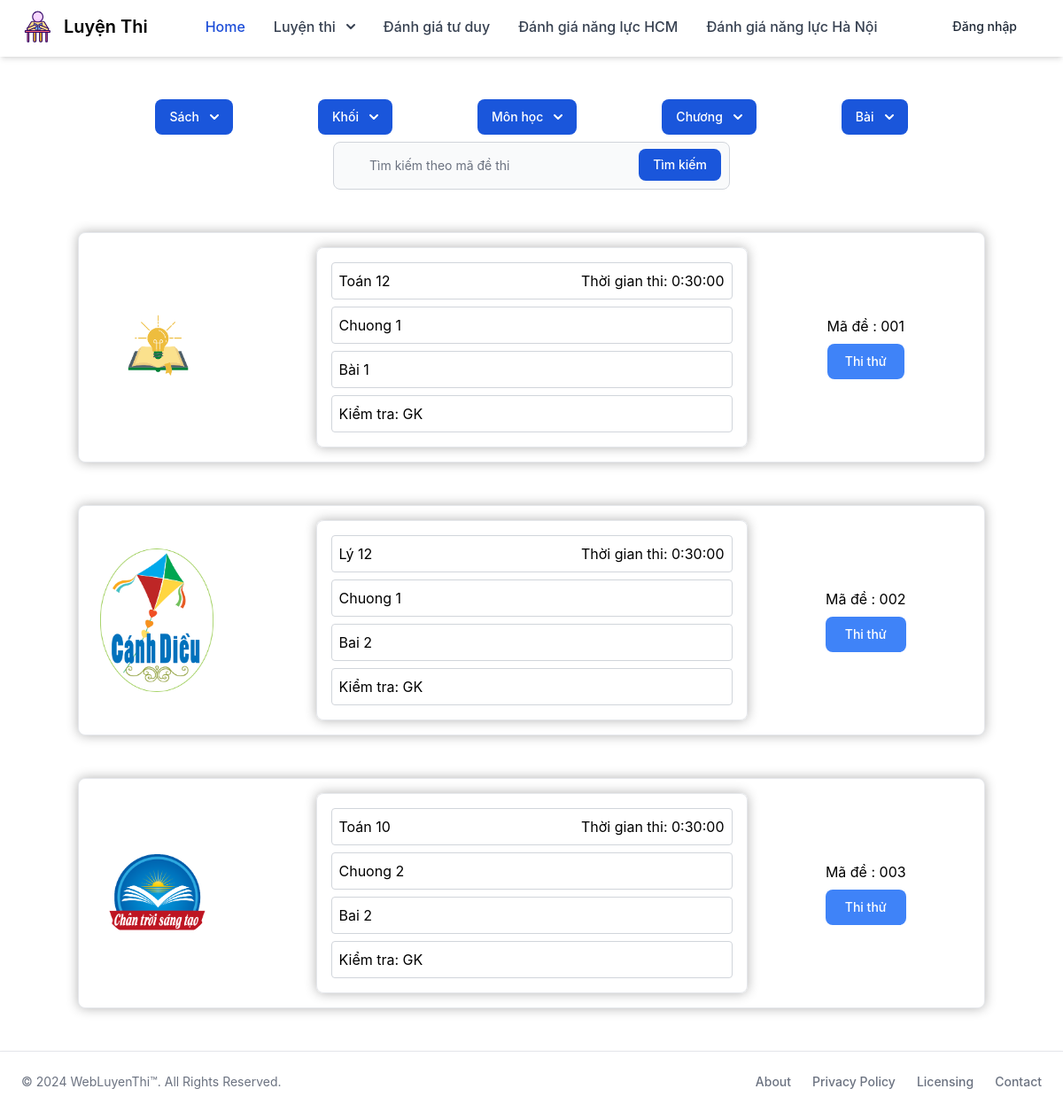
Page /luyenthi/ on the committed database.
### LuyenTap/models.py (models this page shows, shortened)
class DeThi(models.Model):
    DE_KIEM_TRA_HOC_KI = 'HK'
    DE_KIEM_TRA_GIUA_KI = 'GK'
    KHAO_SAT_CHAT_LUONG_DAU_NAM = 'KSCL'
    KIEM_TRA_15P = 'KT15P'
    KIEM_TRA_1T = 'KT1T'
    LOAI_DE_CHOICES = [
        (DE_KIEM_TRA_HOC_KI, 'Đề kiểm tra học kì'),
        (DE_KIEM_TRA_GIUA_KI, 'Đề kiểm tra giữa kì'),
        (KHAO_SAT_CHAT_LUONG_DAU_NAM, 'Đề khảo sát chất lượng đầu năm'),
        (KIEM_TRA_15P, 'Đề kiểm tra 15 phút'),
        (KIEM_TRA_1T, 'Đề kiểm tra 1 tiết'),
    ]
    ten_de_thi = models.CharField(max_length=255, null=False, blank=False)
    mon_thi = models.ForeignKey(MonHoc, on_delete=models.CASCADE)
    loai_de = models.CharField(max_length=50, choices=LOAI_DE_CHOICES, default=DE_KIEM_TRA_GIUA_KI)
    sach = models.ForeignKey(Sach, null=True, on_delete=models.CASCADE)
    khoi = models.ForeignKey(Khoi, on_delete=models.CASCADE, null=True)
    chuyen_de = models.ForeignKey(ChuyenDe, on_delete=models.CASCADE, null=True)
    lyThuyet = models.ForeignKey(LyThuyet, on_delete=models.CASCADE, null=True, blank=True)
    trang_thai = models.BooleanField(default=False)
    ma_de = models.CharField(max_length=50, unique=True, default=timezone.now)
    thoi_gian_thi = models.DurationField(default=timedelta(minutes=30))

### MonHoc/models.py (models this page shows)
class Sach(models.Model):
    ten_bo_sach = models.CharField(max_length=255, null=False, blank=False)
    ten_nxb = models.CharField(max_length=255, null=False, blank=False)
    mo_ta = models.TextField(default='')
    anh = models.ImageField(upload_to='anh_images/', null=True)
    def book_photo(self):
        if self.anh:
            return mark_safe('<img src="{}" width="100" />'.format(self.anh.url))
        return ''
    book_photo.short_description = 'Image'
    book_photo.allow_tags = True
    def __str__(self):
        return self.ten_bo_sach

class MonHoc(models.Model):
    ten_mon = models.CharField(max_length=255, null=False, blank=False)
    mo_ta = models.TextField(default='')
    def __str__(self):
        return self.ten_mon

class Khoi(models.Model):
    ten_khoi = models.CharField(max_length=255, null=False, blank=False)
    def __str__(self):
        return self.ten_khoi

class ChuyenDe(models.Model):
    ten_chuyen_de = models.CharField(max_length=255, null=False, blank=False)
    mo_ta = models.TextField(default='')
    khoi = models.ForeignKey(Khoi, on_delete=models.CASCADE)
    monHoc = models.ForeignKey(MonHoc, on_delete=models.CASCADE)
    def __str__(self):
        return self.ten_chuyen_de

### NoiDung/models.py (models this page shows)
class LyThuyet(models.Model):
    tieu_de = models.CharField(max_length=255, null=False, blank=False)
    noi_dung = models.TextField(default='')
    chuyenDe = models.ForeignKey(ChuyenDe, on_delete=models.CASCADE)
    anh = models.ImageField(upload_to='lythuyet_images/', null=True, blank=True)
    def lt_photo(self):
        if self.anh:
            return mark_safe('<img src="{}" width="100" />'.format(self.anh.url))
        return ''
    lt_photo.short_description = 'Image'
    lt_photo.allow_tags = True
    def __str__(self):
        return self.tieu_de

### core/views.py (the view)
# urls.py: path('luyenthi/', LuyenThiView.as_view(), name='luyenthi'),
class LuyenThiView(View):
    def get(self, request):
        form = DeThiFilterForm(request.GET)
        queryset = DeThi.objects.all()
        if form.is_valid():
            mon_thi = form.cleaned_data.get('mon_thi')
            loai_de = form.cleaned_data.get('loai_de')
            sach = form.cleaned_data.get('sach')
            khoi = form.cleaned_data.get('khoi')
            chuong = form.cleaned_data.get('chuyen_de')
            bai = form.cleaned_data.get('ly_thuyet')
            if mon_thi:
                queryset = queryset.filter(mon_thi=mon_thi)
            if loai_de:
                queryset = queryset.filter(loai_de=loai_de)
            if sach:
                queryset = queryset.filter(sach=sach)
            if khoi:
                queryset = queryset.filter(khoi=khoi)
            if chuong:
                queryset = queryset.filter(chuyen_de=chuong)
            if bai:
                queryset = queryset.filter(lyThuyet=bai)
        search_query = request.GET.get('search')
        if search_query:
            queryset = queryset.filter(ma_de__icontains=search_query)
        context = {
            'form': form,
            'listDeThiActive': queryset,
        }
        return render(request, 'homepage/luyenthi.html', context)

### templates/homepage/luyenthi.html (shortened to what this page needs)
{% extends 'homepage/base.html' %}
{% block content %}
{% load static %}
<div id="sidebar" class="col-auto mt-12">
    <form id="filterForm" method="GET" class="flex flex-wrap items-center justify-center space-x-24">
        <div class="mb-2">
            <button id="dropdownSachButton" data-dropdown-toggle="dropdownSach" class="text-white bg-blue-700 hover:bg-blue-800 focus:ring-4 focus:outline-none focus:ring-blue-300 font-medium rounded-lg text-sm px-4 py-2.5 text-center inline-flex items-center dark:bg-blue-600 dark:hover:bg-blue-700 dark:focus:ring-blue-800" type="button">
                Sách
                <svg class="w-2.5 h-2.5 ms-3" aria-hidden="true" xmlns="http://www.w3.org/2000/svg" fill="none" viewBox="0 0 10 6">
                    <path stroke="currentColor" stroke-linecap="round" stroke-linejoin="round" stroke-width="2" d="m1 1 4 4 4-4"/>
                </svg>
            </button>
        </div>
        <div class="mb-2">
            <button id="dropdownKhoiButton" data-dropdown-toggle="dropdownKhoi" class="text-white bg-blue-700 hover:bg-blue-800 focus:ring-4 focus:outline-none focus:ring-blue-300 font-medium rounded-lg text-sm px-4 py-2.5 text-center inline-flex items-center dark:bg-blue-600 dark:hover:bg-blue-700 dark:focus:ring-blue-800" type="button">
                Khối
                <svg class="w-2.5 h-2.5 ms-3" aria-hidden="true" xmlns="http://www.w3.org/2000/svg" fill="none" viewBox="0 0 10 6">
                    <path stroke="currentColor" stroke-linecap="round" stroke-linejoin="round" stroke-width="2" d="m1 1 4 4 4-4"/>
                </svg>
            </button>
        </div>
        <div class="mb-2">
            <button id="dropdownMonButton" data-dropdown-toggle="dropdownMon" class="text-white bg-blue-700 hover:bg-blue-800 focus:ring-4 focus:outline-none focus:ring-blue-300 font-medium rounded-lg text-sm px-4 py-2.5 text-center inline-flex items-center dark:bg-blue-600 dark:hover:bg-blue-700 dark:focus:ring-blue-800" type="button">
                Môn học
                <svg class="w-2.5 h-2.5 ms-3" aria-hidden="true" xmlns="http://www.w3.org/2000/svg" fill="none" viewBox="0 0 10 6">
                    <path stroke="currentColor" stroke-linecap="round" stroke-linejoin="round" stroke-width="2" d="m1 1 4 4 4-4"/>
                </svg>
            </button>
        </div>
        <div class="mb-2">
            <button id="dropdownChuyenDeButton" data-dropdown-toggle="dropdownChuyenDe" class="text-white bg-blue-700 hover:bg-blue-800 focus:ring-4 focus:outline-none focus:ring-blue-300 font-medium rounded-lg text-sm px-4 py-2.5 text-center inline-flex items-center dark:bg-blue-600 dark:hover:bg-blue-700 dark:focus:ring-blue-800" type="button">
                Chương
                <svg class="w-2.5 h-2.5 ms-3" aria-hidden="true" xmlns="http://www.w3.org/2000/svg" fill="none" viewBox="0 0 10 6">
                    <path stroke="currentColor" stroke-linecap="round" stroke-linejoin="round" stroke-width="2" d="m1 1 4 4 4-4"/>
                </svg>
            </button>
        </div>
        <div class="mb-2">
            <button id="dropdownBaiButton" data-dropdown-toggle="dropdownBai" class="text-white bg-blue-700 hover:bg-blue-800 focus:ring-4 focus:outline-none focus:ring-blue-300 font-medium rounded-lg text-sm px-4 py-2.5 text-center inline-flex items-center dark:bg-blue-600 dark:hover:bg-blue-700 dark:focus:ring-blue-800" type="button">
                Bài
                <svg class="w-2.5 h-2.5 ms-3" aria-hidden="true" xmlns="http://www.w3.org/2000/svg" fill="none" viewBox="0 0 10 6">
                    <path stroke="currentColor" stroke-linecap="round" stroke-linejoin="round" stroke-width="2" d="m1 1 4 4 4-4"/>
                </svg>
            </button>
        </div>
    </form>
</div>
<form id="searchForm" class="max-w-md mx-auto">
    <div class="relative">
        <input type="search" id="default-search" class="block w-full p-4 ps-10 text-sm text-gray-900 border border-gray-300 rounded-lg bg-gray-50 focus:ring-blue-500 focus:border-blue-500 dark:bg-gray-700 dark:border-gray-600 dark:placeholder-gray-400 dark:text-white dark:focus:ring-blue-500 dark:focus:border-blue-500" placeholder="Tìm kiếm theo mã đề thi" required />
        <button type="submit" class="text-white absolute end-2.5 bottom-2.5 bg-blue-700 hover:bg-blue-800 focus:ring-4 focus:outline-none focus:ring-blue-300 font-medium rounded-lg text-sm px-4 py-2 dark:bg-blue-600 dark:hover:bg-blue-700 dark:focus:ring-blue-800">Tìm kiếm</button>
    </div>
</form>
{% for dethi in listDeThiActive %}
<div class="grid grid-cols-4 gap-4 items-center mt-12 mb-12 custom-shadow border rounded-lg bg-white p-4">
    <div class="col-span-1">
        <img src="{{ dethi.sach.anh.url }}" alt="Logo Sách" class="w-32 h-auto rounded-full m-2" />
    </div>
    <div class="col-span-2 rounded-lg border custom-shadow p-4">
        <div>
            <p class="mb-2 w-full p-2 border border-gray-300 rounded flex justify-between items-center">
                <span> {{ dethi.mon_thi.ten_mon }} {{ dethi.khoi }} </span>
                <span class="ml-auto">Thời gian thi: {{ dethi.thoi_gian_thi }}</span>
            </p>
        </div>
        <div class="mb-2">
            <p class="w-full p-2 border border-gray-300 rounded">{{ dethi.chuyen_de }}</p>
        </div>
        <div class="mb-2">
            <p class="w-full p-2 border border-gray-300 rounded">{{ dethi.lyThuyet }}</p>
        </div>
        <div class="">
            <p class="w-full p-2 border border-gray-300 rounded">Kiểm tra: {{ dethi.loai_de }}</p>
        </div>
    </div>
    <div class="col-span-1 flex flex-col justify-center items-center">
        <div class="col-span-1 flex flex-col justify-center items-center">
            <p class="mb-2">Mã đề : {{ dethi.ma_de }}</p>
            <a href="{% url 'luyentap:dgtd_id' idde=dethi.id %}" class="w-full">
                <button class="w-full inline-block text-white bg-blue-500 hover:bg-blue-600 focus:ring-4 focus:outline-none focus:ring-blue-300 font-medium rounded-lg text-sm px-5 py-2.5 text-center transition duration-300 ease-in-out transform hover:scale-105" type="button">
                    Thi thử
                </button>
            </a>
        </div>
    </div>
</div>
{% endfor %}
{% endblock %}

### templates/homepage/base.html (shortened to what this page needs)
{% load static %} {% load compress %}
<!DOCTYPE html>
<html lang="vi">
    <head>
        <link href="https://cdn.jsdelivr.net/npm/tailwindcss@2.2.19/dist/tailwind.min.css" rel="stylesheet" />
        <link href="https://cdn.jsdelivr.net/npm/flowbite@2.4.1/dist/flowbite.min.css" rel="stylesheet" />
        {% compress css %}
        <link rel="stylesheet" href="{% static 'css/tailwind.css' %}" />
        {% endcompress %}
    </head>
    <body class="flex flex-col min-h-screen">
        <header class="fixed top-0 left-0 w-full z-50 bg-white shadow-md h-16">
            {% include 'homepage/header.html' %}
        </header>
        <main class="flex-grow mt-16">
            <div class="container mx-auto">
                {% block content %}
                {% endblock content %}
            </div>
        </main>
        <footer class="w-full p-4 bg-white border-t border-gray-200 shadow md:flex md:items-center md:justify-between md:p-6 dark:bg-gray-800 dark:border-gray-600">
            <span class="text-sm text-gray-500 sm:text-center dark:text-gray-400">© 2024 <a href="{% url 'core:index' %}" class="hover:underline">WebLuyenThi™</a>. All Rights Reserved.</span>
            <ul class="flex flex-wrap items-center mt-3 text-sm font-medium text-gray-500 dark:text-gray-400 sm:mt-0">
                <li><a href="#" class="hover:underline me-4 md:me-6">About</a></li>
                <li><a href="#" class="hover:underline me-4 md:me-6">Privacy Policy</a></li>
                <li><a href="#" class="hover:underline me-4 md:me-6">Licensing</a></li>
                <li><a href="#" class="hover:underline">Contact</a></li>
            </ul>
        </footer>
    </body>
</html>

### templates/homepage/header.html (shortened to what this page needs)
{% load static %}
<header>
  <nav class="fixed bg-white border-gray-200 w-full px-4 lg:px-6 py-2.5 dark:bg-gray-800">
      <div class="flex flex-wrap justify-between items-center mx-auto max-w-screen-xl">
          <a href="{% url 'core:index' %}" class="flex items-center">
              <img src="{% static '/images/logo.svg' %}" class="mr-3 h-6 sm:h-9" alt="Flowbite Logo" />
              <span class="self-center text-xl font-semibold whitespace-nowrap dark:text-white">Luyện Thi</span>
          </a>
          <div class="flex items-center lg:order-2">
              {% if full_name %}
                <img src="https://icons.veryicon.com/png/o/miscellaneous/1em/profile-24.png" alt="Profile Logo" class="w-10 h-10 rounded-full">
                <span class="text-opacity-20 font-light text-2xl">{{ full_name }}</span>
                <a href="{% url 'User:logout' %}" class="text-gray-800 dark:text-white hover:bg-gray-50 focus:ring-4 focus:ring-gray-300 font-medium rounded-lg text-sm px-4 lg:px-5 py-2 lg:py-2.5 mr-2 dark:hover:bg-gray-700 focus:outline-none dark:focus:ring-gray-800">Đăng xuất</a>
              {% else %}
                <a href="{% url 'User:login' %}" class="text-gray-800 dark:text-white hover:bg-gray-50 focus:ring-4 focus:ring-gray-300 font-medium rounded-lg text-sm px-4 lg:px-5 py-2 lg:py-2.5 mr-2 dark:hover:bg-gray-700 focus:outline-none dark:focus:ring-gray-800">Đăng nhập</a>
              {% endif %}
          </div>
          <div class="justify-between items-center w-full lg:flex lg:w-auto lg:order-1" id="mobile-menu-2">
              <ul class="flex flex-row mt-4 font-medium lg:flex-row lg:space-x-8 lg:mt-0">
                  <li>
                      <a href="{% url 'core:index' %}" class="block py-2 pr-4 pl-3 text-white rounded bg-primary-700 lg:bg-transparent lg:text-primary-700 lg:p-0 dark:text-white" aria-current="page">Home</a>
                  </li>
                  <li>
                    <button id="dropdownNavbarLink" data-dropdown-toggle="dropdownNavbar" class="flex items-center justify-between w-full py-2 px-3 text-gray-700 rounded hover:bg-gray-100 md:hover:bg-transparent md:border-0 md:hover:text-blue-700 md:p-0 md:w-auto dark:text-gray-400 dark:hover:text-white dark:focus:text-white dark:border-gray-700 dark:hover:bg-gray-700 md:dark:hover:bg-transparent">
                        Luyện thi
                        <svg class="w-2.5 h-2.5 ms-3" aria-hidden="true" xmlns="http://www.w3.org/2000/svg" fill="none" viewBox="0 0 10 6">
                            <path stroke="currentColor" stroke-linecap="round" stroke-linejoin="round" stroke-width="2" d="m1 1 4 4 4-4"/>
                        </svg>
                    </button>
                </li>
                  <li>
                      <a href="{% url 'core:dgtd' %}" class="block py-2 pr-4 pl-3 text-gray-700 border-b border-gray-100 hover:bg-gray-50 lg:hover:bg-transparent lg:border-0 lg:hover:text-primary-700 lg:p-0 dark:text-gray-400 lg:dark:hover:text-white dark:hover:bg-gray-700 dark:hover:text-white lg:dark:hover:bg-transparent dark:border-gray-700">Đánh giá tư duy</a>
                  </li>
                  <li>
                      <a href="{% url 'core:dgnl' %}" class="block py-2 pr-4 pl-3 text-gray-700 border-b border-gray-100 hover:bg-gray-50 lg:hover:bg-transparent lg:border-0 lg:hover:text-primary-700 lg:p-0 dark:text-gray-400 lg:dark:hover:text-white dark:hover:bg-gray-700 dark:hover:text-white lg:dark:hover:bg-transparent dark:border-gray-700">Đánh giá năng lực HCM</a>
                  </li>
                  <li>
                    <a href="{% url 'core:dgnl_hn' %}" class="block py-2 pr-4 pl-3 text-gray-700 border-b border-gray-100 hover:bg-gray-50 lg:hover:bg-transparent lg:border-0 lg:hover:text-primary-700 lg:p-0 dark:text-gray-400 lg:dark:hover:text-white dark:hover:bg-gray-700 dark:hover:text-white lg:dark:hover:bg-transparent dark:border-gray-700">Đánh giá năng lực Hà Nội</a>
                </li>
              </ul>
          </div>
      </div>
  </nav>
</header>

### rows in the picture
DeThi: sach.anh (picture), mon_thi.ten_mon "Toán", khoi "12", thoi_gian_thi "0:30:00", chuyen_de "Chuong 1", lyThuyet "Bài 1", loai_de "GK", ma_de "001"
DeThi: sach.anh (picture), mon_thi.ten_mon "Lý", khoi "12", thoi_gian_thi "0:30:00", chuyen_de "Chuong 1", lyThuyet "Bai 2", loai_de "GK", ma_de "002"
DeThi: sach.anh (picture), mon_thi.ten_mon "Toán", khoi "10", thoi_gian_thi "0:30:00", chuyen_de "Chuong 2", lyThuyet "Bai 2", loai_de "GK", ma_de "003"
